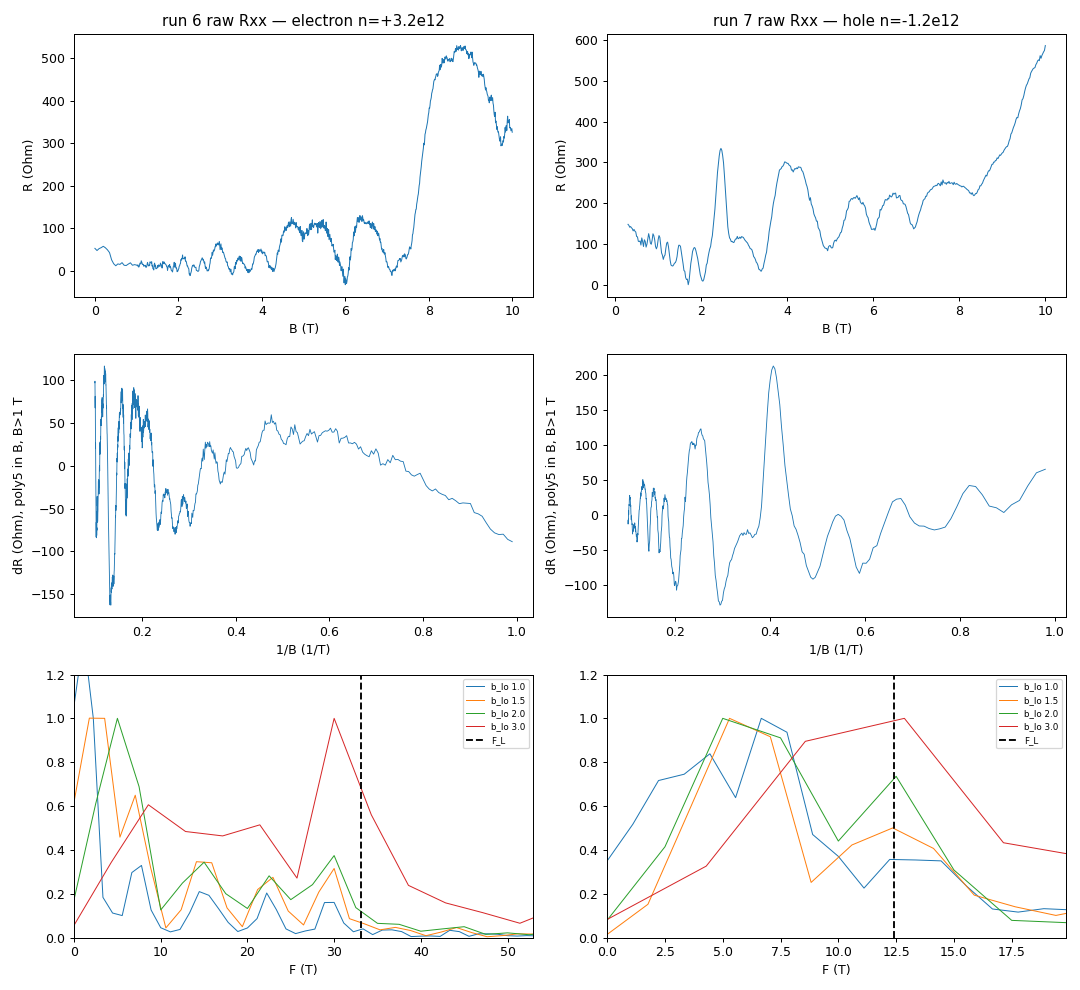

Here is the Python script that generated this plot:
"""Runs 6 (electron, n=+3.2e12) and 7 (hole, n=-1.2e12) — sdh-spot-check read.
Raw MR, onset (sdh_onset), FFT (sdh_fft) vs F_L and the model templates."""
import warnings
import numpy as np
import matplotlib
matplotlib.use("Agg")
import matplotlib.pyplot as plt
from hera.analysis import open_run, sdh_onset, sdh_fft, luttinger_frequency, SdhOnsetError

SPOTS = {6: dict(n=3.2e12, label="electron n=+3.2e12"), 7: dict(n=-1.2e12, label="hole n=-1.2e12")}
out = {}
fig, ax = plt.subplots(3, 2, figsize=(12, 11))
for j, (rid, sp) in enumerate(SPOTS.items()):
    r = open_run(f"data/{rid}")
    B = r.col("magnet_field"); I = r.col("sr0_X") / -1e6; V = r.col("sr1_X") / 1.0
    R = V / I
    I_nom = 1.0 / 100e6
    sens = r.meta.get("instruments", {})
    FL = float(luttinger_frequency(sp["n"] * 1e4))
    o = np.argsort(B); B, R, I, V = B[o], R[o], I[o], V[o]
    print(f"=== run {rid} {sp['label']}: F_L = {FL:.2f} T; B {B.min():.2f}-{B.max():.2f}, N={len(B)}")
    print(f"  I drain med {np.median(I)*1e9:.3f} nA (min {I.min()*1e9:.3f}, max {I.max()*1e9:.3f}); "
          f"R(B~0) {R[:3].mean():.1f} Ohm, R max {R.max():.1f} at B={B[R.argmax()]:.2f}, V max {np.abs(V).max()*1e6:.2f} uV (sens 50 uV)")
    print(f"  T_sample {r.col('T_sample').min():.3f}-{r.col('T_sample').max():.3f} K; I_tg max {np.abs(r.col('k_2400_tg_curr')).max()*1e12:.0f} pA, I_bg max {np.abs(r.col('k_2400_bg_curr')).max()*1e12:.0f} pA")
    ax[0, j].plot(B, R, lw=0.8); ax[0, j].set_title(f"run {rid} raw Rxx — {sp['label']}"); ax[0, j].set_xlabel("B (T)"); ax[0, j].set_ylabel("R (Ohm)")
    with warnings.catch_warnings(record=True) as w:
        warnings.simplefilter("always")
        try:
            on = sdh_onset(R, B, r_full_scale=50e-6 / I_nom, b_lo=max(0.3, B.min()))
            print(on.summary())
            out[rid] = on
        except SdhOnsetError as e:
            print("  SdhOnsetError:", e); on = None
        for ww in w: print("  warn:", ww.message)
    # bg-subtracted
    m = B > 1.0
    p = np.polyfit(B[m], R[m], 5); dR = R[m] - np.polyval(p, B[m])
    ax[1, j].plot(1 / B[m], dR, lw=0.7); ax[1, j].set_xlabel("1/B (1/T)"); ax[1, j].set_ylabel("dR (Ohm), poly5 in B, B>1 T")
    for lo in (1.0, 1.5, 2.0, 3.0):
        f, S = sdh_fft(R[:, None], B, b_range=(lo, B.max()), bg_degree=5, log=False, nfft=4096)
        S = S[0]; sel = (f > 2) & (f < 1.6 * FL)
        pk = []
        from scipy.signal import find_peaks
        ii, _ = find_peaks(S[sel], prominence=0.08 * S[sel].max())
        fs, ss = f[sel][ii], S[sel][ii]
        oo = np.argsort(-ss)[:6]
        print(f"  FFT b_lo={lo}: peaks " + ", ".join(f"{fs[k]:.1f} T ({ss[k]/ss.max():.2f})" for k in oo))
        ax[2, j].plot(f, S / S[sel].max(), lw=0.8, label=f"b_lo {lo}")
    ax[2, j].axvline(FL, c="k", ls="--", label="F_L"); ax[2, j].set_xlim(0, 1.6 * FL); ax[2, j].set_ylim(0, 1.2)
    ax[2, j].legend(fontsize=7); ax[2, j].set_xlabel("F (T)")
plt.tight_layout(); plt.savefig("hera_scratch/spot_fft.png", dpi=90)
